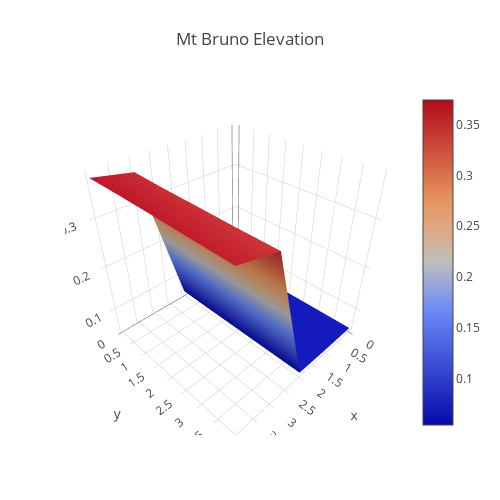

Notebook code cell kept with this figure:
### Code cell
data = [
    go.Surface(
        z=RMS
    )
]
layout = go.Layout(
    title='Root Mean Square',
    autosize=False,
    width=500,
    height=500,
    margin=dict(
        l=65,
        r=50,
        b=65,
        t=90
    )
)
fig = go.Figure(data=data, layout=layout)
plotly.offline.iplot(fig, filename='elevations-3d-surface')

### Figure 1 — Plotly figure (JSON) as saved in the notebook; plotly's stock layout.template omitted (floating-point values rounded to 4 significant figures)
{"data": [{"type": "surface", "z": [[0.05722, 0.05584, 0.0567, 0.3599, 0.3744], [0.05485, 0.0542, 0.05604, 0.3567, 0.3739], [0.05419, 0.05418, 0.05594, 0.355, 0.3728], [0.05445, 0.05414, 0.05586, 0.3528, 0.371], [0.05453, 0.0544, 0.05584, 0.3516, 0.3696]]}], "layout": {"autosize": false, "height": 500, "margin": {"b": 65, "l": 65, "r": 50, "t": 90}, "title": "Mt Bruno Elevation", "width": 500}}
